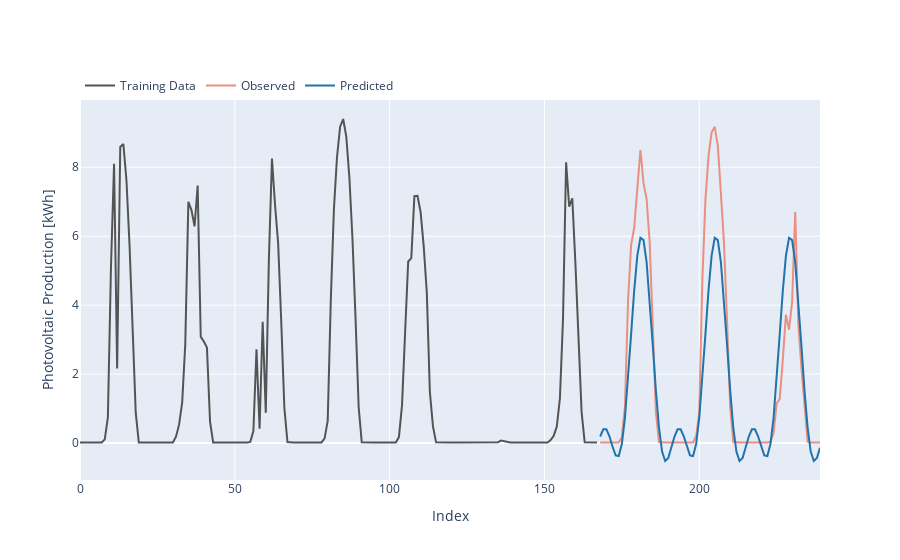

Here is the notebook cell this chart was saved with:
### Code cell
fig = go.Figure()

# fig.add_trace(go.Scatter(x=list(np.arange(start=WEEK, stop=WEEK + VALIDATION_RANGE)) + list(np.arange(start=WEEK, stop=WEEK + VALIDATION_RANGE))[::-1],
#                          y=list(prediction + epsilon) + list(prediction - epsilon)[::-1], # upper, then lower reversed
#                          fill='toself',
#                          fillcolor='rgba(0,100,80,0.2)',
#                          line=dict(color='rgba(255,255,255,0)'),
#                          hoverinfo="skip",
#                          showlegend=False
#                          ))

# fig.add_trace(go.Scatter(x=np.arange(start=0, stop=WEEK),
#                          y=pred_test,
#                          name='Training Data [Prediction]',
#                          mode='lines',
#                          line=dict(color='rgb(84, 0, 84)')))

fig.add_trace(go.Scatter(x=np.arange(start=WEEK-WEEK, stop=WEEK),
                         y=DATA[WEEK-WEEK:WEEK],
                         name='Training Data',
                         mode='lines',
                         line=dict(color='rgb(84, 84, 84)')))

fig.add_trace(go.Scatter(x=np.arange(start=WEEK, stop=WEEK + VALIDATION_RANGE),
                         y=actual,
                         name='Observed',
                         mode='lines',
                         line=dict(color='rgb(234,143,129)')))

fig.add_trace(go.Scatter(x=np.arange(start=WEEK, stop=WEEK + VALIDATION_RANGE),
                         y=prediction,
                         name='Predicted',
                         mode='lines',
                         line=dict(color='rgb(32,115,171)')))

fig.update_layout(
    xaxis_title="Index",
    yaxis_title="Photovoltaic Production [kWh]",
    legend=dict(orientation="h",
                yanchor="bottom",
                y=1,
                xanchor="left",
                x=0))

fig.show()

### Figure 1 — Plotly figure (JSON) as saved in the notebook; plotly's stock layout.template omitted (floating-point values rounded to 4 significant figures; data arrays with more than 128 entries replaced by an {"elided": "..."} marker saying what was removed)
{"data": [{"line": {"color": "rgb(84, 84, 84)"}, "mode": "lines", "name": "Training Data", "x": {"elided": "168 int values"}, "y": {"elided": "168 float values"}, "type": "scatter"}, {"line": {"color": "rgb(234,143,129)"}, "mode": "lines", "name": "Observed", "x": [168, 169, 170, 171, 172, 173, 174, 175, 176, 177, 178, 179, 180, 181, 182, 183, 184, 185, 186, 187, 188, 189, 190, 191, 192, 193, 194, 195, 196, 197, 198, 199, 200, 201, 202, 203, 204, 205, 206, 207, 208, 209, 210, 211, 212, 213, 214, 215, 216, 217, 218, 219, 220, 221, 222, 223, 224, 225, 226, 227, 228, 229, 230, 231, 232, 233, 234, 235, 236, 237, 238, 239], "y": [0.01836, 0.01843, 0.0185, 0.01851, 0.01852, 0.01852, 0.01852, 0.17, 1.056, 4.126, 5.75, 6.256, 7.527, 8.501, 7.539, 7.078, 5.814, 3.6, 0.8982, 0.03276, 0.01765, 0.01797, 0.01812, 0.01831, 0.01837, 0.01842, 0.01845, 0.01839, 0.01836, 0.01829, 0.01858, 0.1983, 0.8793, 4.723, 7.054, 8.343, 9.011, 9.173, 8.621, 7.244, 5.792, 3.479, 1.034, 0.03265, 0.01774, 0.018, 0.01829, 0.01825, 0.01838, 0.01839, 0.01844, 0.01842, 0.01844, 0.01834, 0.01835, 0.04244, 0.2845, 1.147, 1.282, 2.441, 3.725, 3.288, 4.103, 6.704, 3.466, 2.184, 1.05, 0.03868, 0.01768, 0.01794, 0.01822, 0.01828], "type": "scatter"}, {"line": {"color": "rgb(32,115,171)"}, "mode": "lines", "name": "Predicted", "x": [168, 169, 170, 171, 172, 173, 174, 175, 176, 177, 178, 179, 180, 181, 182, 183, 184, 185, 186, 187, 188, 189, 190, 191, 192, 193, 194, 195, 196, 197, 198, 199, 200, 201, 202, 203, 204, 205, 206, 207, 208, 209, 210, 211, 212, 213, 214, 215, 216, 217, 218, 219, 220, 221, 222, 223, 224, 225, 226, 227, 228, 229, 230, 231, 232, 233, 234, 235, 236, 237, 238, 239], "y": [0.192, 0.4003, 0.4001, 0.1983, -0.1071, -0.3558, -0.3738, -0.02709, 0.7334, 1.849, 3.159, 4.436, 5.435, 5.954, 5.887, 5.244, 4.154, 2.83, 1.52, 0.4452, -0.248, -0.519, -0.4339, -0.1378, 0.192, 0.4003, 0.4001, 0.1983, -0.1071, -0.3558, -0.3738, -0.02709, 0.7334, 1.849, 3.159, 4.436, 5.435, 5.954, 5.887, 5.244, 4.154, 2.83, 1.52, 0.4452, -0.248, -0.519, -0.4339, -0.1378, 0.192, 0.4003, 0.4001, 0.1983, -0.1071, -0.3558, -0.3738, -0.02709, 0.7334, 1.849, 3.159, 4.436, 5.435, 5.954, 5.887, 5.244, 4.154, 2.83, 1.52, 0.4452, -0.248, -0.519, -0.4339, -0.1378], "type": "scatter"}], "layout": {"legend": {"orientation": "h", "yanchor": "bottom", "y": 1, "xanchor": "left", "x": 0}, "xaxis": {"title": {"text": "Index"}}, "yaxis": {"title": {"text": "Photovoltaic Production [kWh]"}}}}
